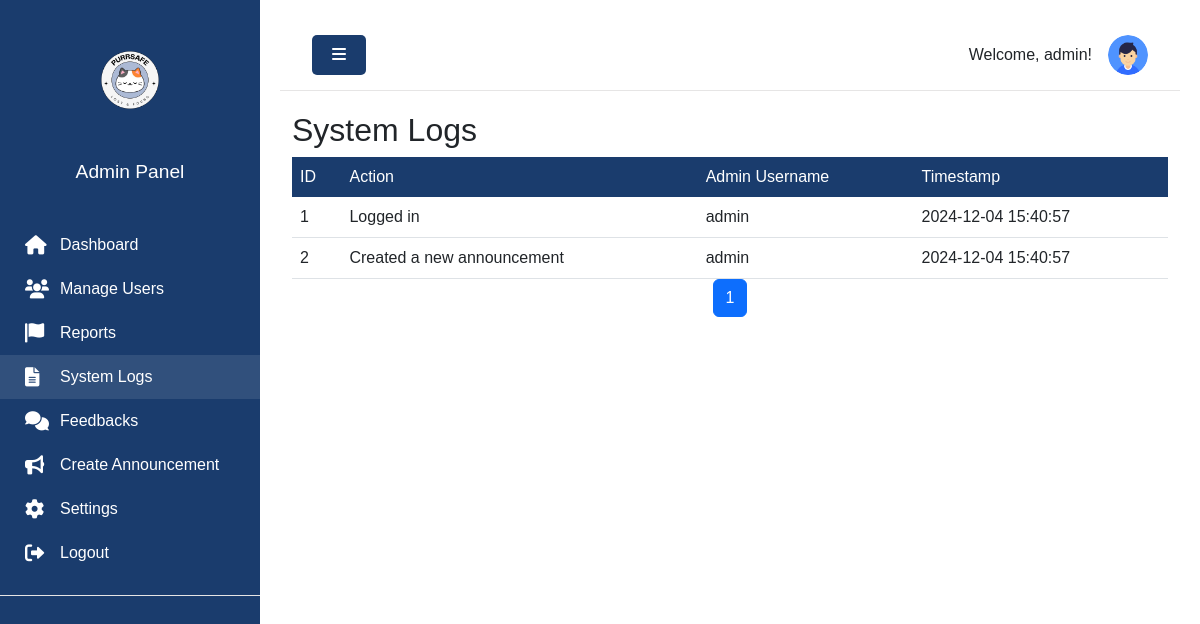
Screenshot of /1_Admin/AdminFeatures/4_system_logs.php (signed in) with the database file from the repository.
### tables this page shows
CREATE TABLE `logs` (
  `id` int(11) NOT NULL,
  `action` text NOT NULL,
  `admin_username` varchar(50) NOT NULL,
  `created_at` timestamp NOT NULL DEFAULT current_timestamp()
);

### 1_Admin/AdminFeatures/4_system_logs.php (the view, shortened to what this page needs)
<?php
$conn = connect();
$limit = 20;
$page = isset($_GET['page']) ? $_GET['page'] : 1;
$offset = ($page - 1) * $limit;
$result = $conn->query("SELECT * FROM logs ORDER BY created_at DESC LIMIT $limit OFFSET $offset");
$total_logs_result = $conn->query("SELECT COUNT(*) AS total FROM logs");
$total_logs = $total_logs_result->fetch_assoc()['total'];
$total_pages = ceil($total_logs / $limit);
?>
<!DOCTYPE html>
<html lang="en">
<head>
    <link href="https://cdn.jsdelivr.net/npm/bootstrap@5.3.0/dist/css/bootstrap.min.css" rel="stylesheet">
    <link rel="stylesheet" href="https://cdnjs.cloudflare.com/ajax/libs/font-awesome/6.0.0/css/all.min.css">
    <link rel="stylesheet" href="../../4_Styles/admin_style.css">
</head>
<body>
    <div class="wrapper">
        <nav id="sidebar">
            <div class="sidebar-header">
                <img src="../../3_Images/logo.png" alt="Logo" class="img-fluid logo">
                <h3>Admin Panel</h3>
            </div>
            <ul class="list-unstyled components">
                <li><a href="1_admin_dashboard.php"><i class="fas fa-home"></i><span>Dashboard</span></a></li>
                <li><a href="2_manage_users.php"><i class="fas fa-users"></i><span>Manage Users</span></a></li>
                <li><a href="3_reports.php"><i class="fas fa-flag"></i><span>Reports</span></a></li>
                <li class="active"><a href="4_system_logs.php"><i class="fas fa-file-alt"></i><span>System Logs</span></a></li>
                <li><a href="5_feedbacks.php"><i class="fas fa-comments"></i><span>Feedbacks</span></a></li>
                <li><a href="6_create_announcement.php"><i class="fas fa-bullhorn"></i><span>Create Announcement</span></a></li>
                <li><a href="7_settings.php"><i class="fas fa-cog"></i><span>Settings</span></a></li>
                <li><a href="#" onclick="confirmLogout()"><i class="fas fa-sign-out-alt"></i><span>Logout</span></a></li>
            </ul>
        </nav>
        <div id="content">
            <nav class="navbar navbar-expand-lg navbar-light bg-light">
                <div class="container-fluid">
                    <button type="button" id="sidebarCollapse" class="btn btn-primary">
                        <i class="fas fa-bars"></i>
                    </button>
                    <div class="ms-auto d-flex align-items-center">
                        <span class="me-3">Welcome, <?php echo htmlspecialchars($_SESSION['admin_username']); ?>!</span>
                        <img src="../../3_Images/user.png" alt="Admin" class="rounded-circle" width="40">
                    </div>
                </div>
            </nav>
            <div class="container-fluid">
                <h2>System Logs</h2>
                <table class="table">
                    <thead>
                        <tr>
                            <th>ID</th>
                            <th>Action</th>
                            <th>Admin Username</th>
                            <th>Timestamp</th>
                        </tr>
                    </thead>
                    <tbody>
                        <?php while ($row = $result->fetch_assoc()): ?>
                            <tr>
                                <td><?php echo $row['id']; ?></td>
                                <td><?php echo $row['action']; ?></td>
                                <td><?php echo $row['admin_username']; ?></td>
                                <td><?php echo $row['created_at']; ?></td>
                            </tr>
                        <?php endwhile; ?>
                    </tbody>
                </table>
                <nav aria-label="Page navigation">
                    <ul class="pagination justify-content-center">
                        <?php for ($i = 1; $i <= $total_pages; $i++): ?>
                            <li class="page-item <?php echo ($i == $page) ? 'active' : ''; ?>">
                                <a class="page-link" href="4_system_logs.php?page=<?php echo $i; ?>"><?php echo $i; ?></a>
                            </li>
                        <?php endfor; ?>
                    </ul>
                </nav>
            </div>
        </div>
    </div>
</body>
</html>

### 4_Styles/admin_style.css (style rules this page uses)
body { font-family: 'Poppins', sans-serif; }
.logo { width: 100px; height: auto; display: block; margin: 20px; padding: 14px; border-radius: 8px; }
.table td, .table th { vertical-align: middle; }
.btn-primary { padding: 10px 20px; border-radius: 5px; }
:root { --dashboard-blue: #2196F3; --dashboard-light-blue: #E3F2FD; --dashboard-hover-blue: #1976D2; }
* { margin: 0; padding: 0; box-sizing: border-box; font-family: 'Poppins', sans-serif; }
:root { --primary-color: #1a3c6d; --panel-color: #FFF; --text-color: #000; --black-light-color: #707070; --border-color: #e6e5e5; --toggle-color: #DDD; --box1-color: #4DA3FF; --box2-color: #FFE6AC; --box3-color: #E7D1FC; --title-icon-color: #fff; }
body { min-height: 100vh; background-color: var(--panel-color); }
.wrapper { display: flex; position: relative; min-height: 100vh; }
#sidebar { width: 260px; background: var(--primary-color); transition: all 0.3s ease; z-index: 1000; }
.sidebar-header { padding: 20px; background: var(--primary-color); text-align: center; display: flex; flex-direction: column; align-items: center; justify-content: center; }
.sidebar-header img.logo { width: 100px; height: 100px; margin-top: 10px; display: block; margin-left: auto; margin-right: auto; }
.sidebar-header h3 { color: var(--panel-color); font-size: 1.2rem; margin: 0; transition: all 0.3s ease; }
#sidebar ul.components { padding: 20px 0; border-bottom: 1px solid var(--border-color); }
#sidebar ul li { position: relative; }
#sidebar ul li a { padding: 10px 25px; display: flex; align-items: center; color: var(--panel-color); text-decoration: none; transition: all 0.3s ease; }
#sidebar ul li a:hover, #sidebar ul li.active a { background: rgba(255, 255, 255, 0.1); }
#sidebar ul li a i { font-size: 1.2rem; margin-right: 10px; min-width: 25px; }
#content { width: calc(100% - 260px); min-height: 100vh; transition: all 0.3s ease; position: relative; background: var(--panel-color); }
.navbar { padding: 15px 20px; background: var(--panel-color) !important; border-bottom: 1px solid var(--border-color); }
#sidebarCollapse { background: var(--primary-color); border: none; }
.table { margin: 0; }
.table th { background: var(--primary-color); color: var(--panel-color); font-weight: 500; }
:root { --primary-color: #1a3c6d; --panel-color: #FFF; --text-color: #000; --black-light-color: #707070; --border-color: #e6e5e5; --toggle-color: #DDD; }
.sidebar-header h3 { color: var(--panel-color); font-size: 1.2rem; margin-top: 10px; transition: all 0.3s ease; }
#sidebar ul.components { padding: 20px 0; }
#content { width: calc(100% - 260px); min-height: 100vh; transition: all 0.3s ease; position: relative; background: var(--panel-color); padding: 20px; }
.navbar { padding: 15px 20px; background: var(--panel-color) !important; border-bottom: 1px solid var(--border-color); margin-bottom: 20px; }
.table { width: 100%; margin-bottom: 0; }
.table th { background: var(--primary-color); color: var(--panel-color); font-weight: 500; border: none; }
.btn-primary { background-color: var(--primary-color); border-color: var(--primary-color); padding: 8px 20px; transition: all 0.3s ease; }

### rows the page displays
logs: id "1", action "Logged in", admin_username "admin", created_at "2024-12-04 15:40:57"
logs: id "2", action "Created a new announcement", admin_username "admin", created_at "2024-12-04 15:40:57"

### other values shown
$_SESSION['admin_username'] "admin"
